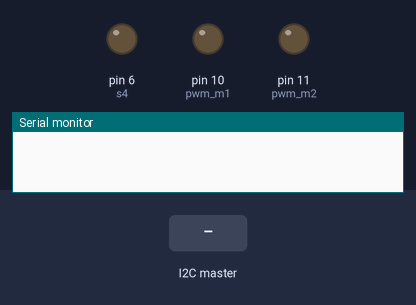
The sketch below on a simulated Arduino Uno, built with avr-gcc and run on an emulated ATmega328P. On the bench: output pins drawn as LEDs (lit = HIGH), the last lines printed to the serial monitor. The test bench sets the inputs (shaded band). Pins used as bus, display or sensor lines are not drawn.

Above: at 1.2 s.
1.3 s: the I2C master sends the byte 1
At 2.5 s:
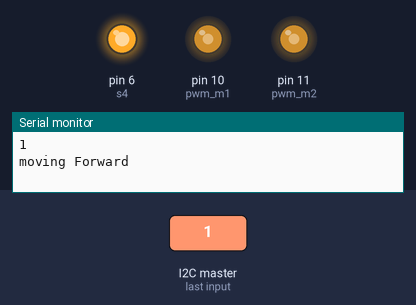
2.8 s: the I2C master sends the byte 2
At 3.6 s:
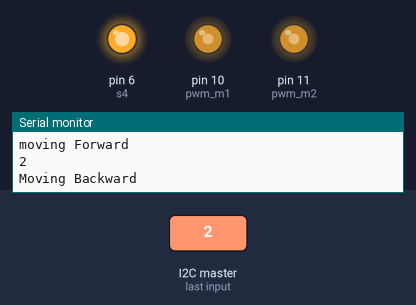
Timing chart, 0 to 5.8 s (numbered marks = the images above; inputs shaded):
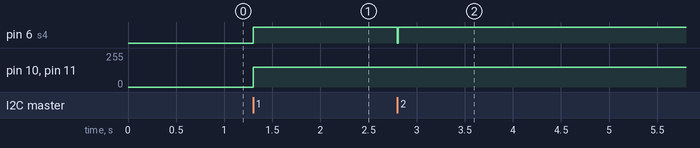

The sketch:

Arduino_slave.ino
```cpp
#include <Wire.h>
#define s1  3
#define s2  4
#define s3  5
#define s4  6
#define switch_1 7
#define switch_2 8
#define pwm_m1  10
#define pwm_m2  11
int var_val = 150 ;
int direction = -1;


void setup()
{
  Serial.begin(9600);
  Wire.begin(0x4);
  Wire.onReceive(receiveEvent);
  pinMode(s1,OUTPUT);
  pinMode(s2,OUTPUT);
  pinMode(s3,OUTPUT);
  pinMode(s4,OUTPUT);
  pinMode(pwm_m1,OUTPUT);
  pinMode(pwm_m2,OUTPUT);

}

void receiveEvent(int howMany)
{
  while (Wire.available())
  {
    direction = Wire.read();
    Serial.println(direction);
    if (direction != -1 )
    {
      move(direction);
    }

  }
}

void loop()
{
  delay(100);
}

void move (int direction)
{

  if(direction == 1)
  {
    analogWrite(pwm_m1,var_val);
    analogWrite(pwm_m2,var_val);
    Serial.println("moving Forward");
    digitalWrite(s1,HIGH);
    digitalWrite(s2,LOW);
    digitalWrite(s3,LOW);
    digitalWrite(s4,HIGH);
    delay(2000);
    digitalWrite(s1,HIGH);
    digitalWrite(s2,HIGH);
    digitalWrite(s3,HIGH);
    digitalWrite(s4,HIGH);
    direction = -1;
  }
  else if (direction == 2)
  {
    analogWrite(pwm_m1,var_val);
    analogWrite(pwm_m2,var_val);
     Serial.println("Moving Backward");
    digitalWrite(s1,LOW);
    digitalWrite(s2,HIGH);
    digitalWrite(s3,HIGH);
    digitalWrite(s4,LOW);
    delay(2000);
    digitalWrite(s1,HIGH);
    digitalWrite(s2,HIGH);
    digitalWrite(s3,HIGH);
    digitalWrite(s4,HIGH);
    direction = -1;
  }

}
```

Measured:
- after the input at 1.3 s, pin 6 (s4): LOW → HIGH at once; pin 10 (pwm_m1), pin 11 (pwm_m2): 0/255 → 150/255 at once
- after the input at 2.8 s, pin 6 (s4): HIGH → LOW at once, → HIGH 0.01 s later
